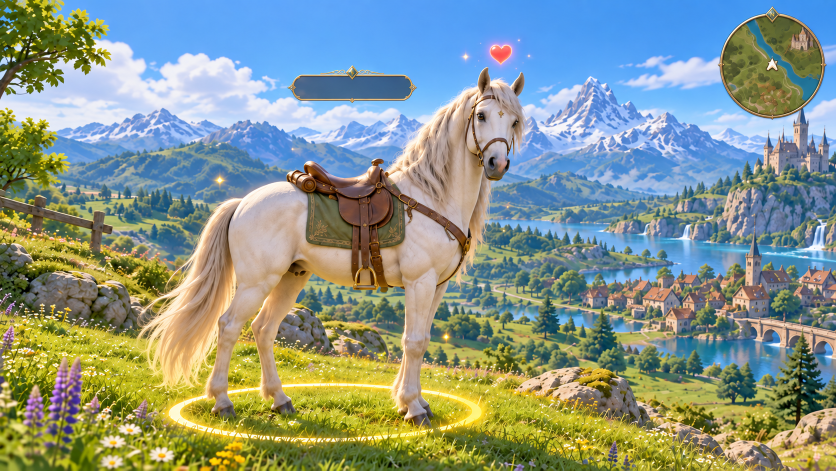
#> input picture 1장 수정본.png, 1672 x 941 px, found by its file name (shown at 1/2 size)
$ python -i make_teaser15.py   (imports and definitions only)
#> lines starting #> are read from the running program, lines starting #| are printed output that depends on the picture
# -*- coding: utf-8 -*-
"""말파이트 15초 티저 (모던 모션그래픽 버전) + BGM.
python make_teaser15.py
"""
import math, os, random, subprocess, wave
import numpy as np
from PIL import Image, ImageDraw, ImageEnhance, ImageFilter, ImageFont
import imageio_ffmpeg

ROOT = os.path.dirname(os.path.dirname(os.path.abspath(__file__)))
OUT = os.path.dirname(os.path.abspath(__file__))
W, H, FPS = 1920, 1080, 30
BPM = 120
BEAT = 60 / BPM
F_KB = r"C:\Windows\Fonts\malgunbd.ttf"
F_KL = r"C:\Windows\Fonts\malgunsl.ttf"
F_EN = r"C:\Windows\Fonts\bahnschrift.ttf"
AMBER = (255, 190, 90)
WHITE = (255, 255, 255)
BAR = 74  # 레터박스 높이
X0 = 150  # 텍스트 왼쪽 여백

SCENES = [
    dict(img="1장 수정본.png", no="01", kicker="MEET YOUR HORSE", title="승마 레이싱 & 육성 RPG",
         desc=["직접 키우고, 직접 달린다"], pan=(-1, 0)),
    dict(img="2장 수정본.png", no="02", kicker="RACING SYSTEM", title="레이싱 시스템",
         desc=["직접 키운 말로 경마 레이싱", "승마만의 독특한 레이싱 감각"], pan=(1, -0.3)),
    dict(img="3장.png", no="03", kicker="MULTIPLAYER RACE", title="멀티 레이싱",
         desc=["다인 실시간 대전", "몸싸움 등 멀티플레이 변수 창출"], pan=(-1, 0.2)),
]
INTRO, SCENE, OUTRO = 4 * BEAT, 6 * BEAT, 8 * BEAT  # 2s, 3s, 4s → 총 15s


# [6 lines left out: function timeline, not called in this run]


# ------------------------------------------------------------------ 타이포
_fc = {}


# [50 lines left out: functions font, tracked, paste, not called in this run]


def eo(x):  # ease out cubic
    x = min(1, max(0, x)); return 1 - (1 - x) ** 3


def eio(x):
    x = min(1, max(0, x)); return 3 * x * x - 2 * x * x * x


def eexpo(x):
    x = min(1, max(0, x)); return 1 if x == 1 else 1 - 2 ** (-10 * x)


# ------------------------------------------------------------------ 이미지
_big = {}


def graded(name):
    """색보정 + 2배 업스케일(Lanczos) + 샤픈 캐시"""
#> called with name = '../1장 수정본.png'
    if name not in _big:
        im = Image.open(os.path.join(ROOT, name)).convert("RGB")
#> im is the input picture: PIL image 1672x941 RGB; mean R, G, B 136.8, 150.5, 138.4
        im = ImageEnhance.Contrast(im).enhance(1.10)
        im = ImageEnhance.Color(im).enhance(0.92)
        arr = np.asarray(im).astype(np.float32)
        arr[..., 0] *= 1.03; arr[..., 2] *= 0.96  # 살짝 따뜻하게
#> after `arr[..., 2] *= 0.96`:
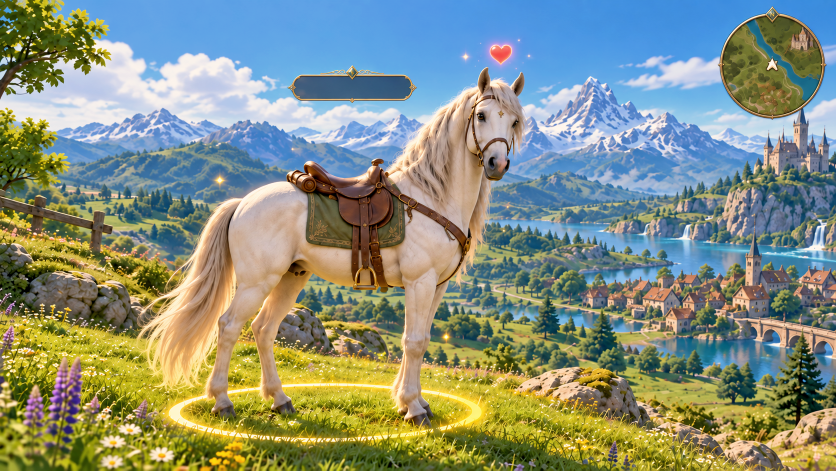
#> arr: shape (941, 1672, 3) float32 (shown at 1/2 size); mean R, G, B 139.6, 149.6, 131.5; drawn with min black and max white
        im = Image.fromarray(np.clip(arr, 0, 255).astype(np.uint8))
        im = im.resize((im.width * 2, im.height * 2), Image.LANCZOS).filter(ImageFilter.UnsharpMask(2.2, 70, 2))
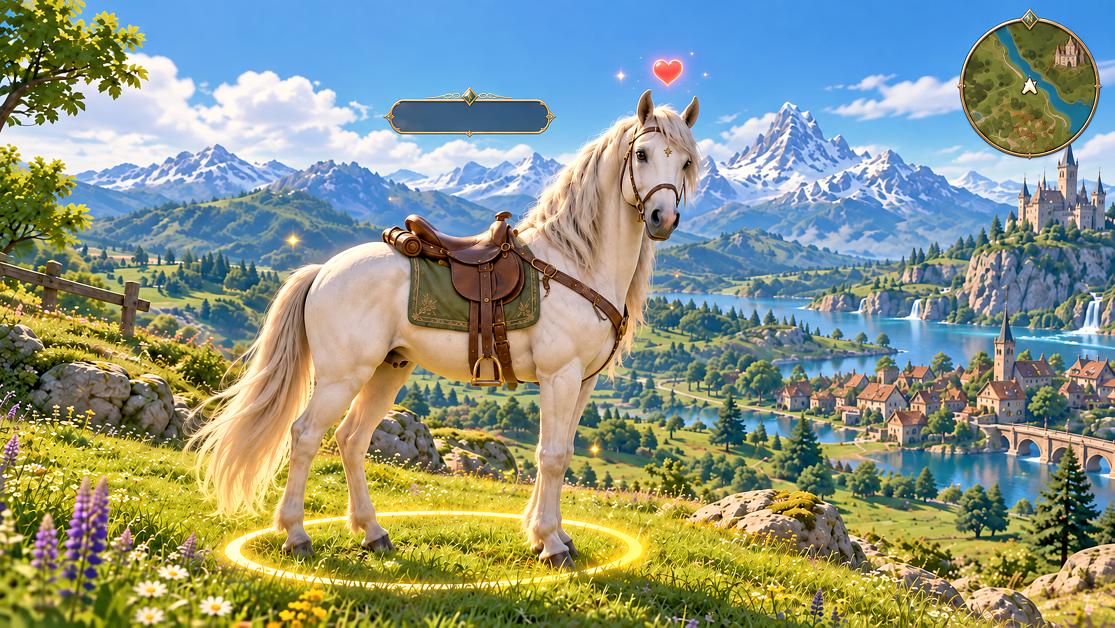
#> im: PIL image 3344x1882 RGB (shown at 1/3 size); mean R, G, B 138.7, 149.5, 131.2
        _big[name] = im
    return _big[name]


# [50 lines left out: functions camera, hblur, make_grad, make_grain, light_leak, not called in this run]


# ------------------------------------------------------------------ 렌더러
class R:
    # [155 lines left out: functions __init__, _chars, finish, intro, scene, outro, not called in this run]


# ------------------------------------------------------------------ 음악
SR = 44100
NOTE = {n: i for i, n in enumerate(["C", "C#", "D", "D#", "E", "F", "F#", "G", "G#", "A", "A#", "B"])}


def mn(s): return 12 * (int(s[-1]) + 1) + NOTE[s[:-1]]
def mf(m): return 440 * 2 ** ((m - 69) / 12)


def sos(kind, fc, order=2):
    from scipy.signal import butter
    return butter(order, fc, btype=kind, fs=SR, output="sos")


def filt(x, kind, fc, order=2):
    from scipy.signal import sosfilt
    return sosfilt(sos(kind, fc, order), x)


# [104 lines left out: functions env, saw, put, strings, choir, brass and 6 more, not called in this run]


CHORDS = [("D", 3), ("A#", 4), ("F", 4), ("C", 4)]  # (근음, 장/단 구분용 3=단3도)


def triad(root, third, octv):
    r = mn(root + str(octv)); return [r, r + third, r + 7]


MELODY = [[("A4", 1), ("D5", .5), ("E5", .5), ("F5", 2)],
          [("F5", 1), ("D5", 1), ("A#4", 2)],
          [("A4", 1), ("C5", 1), ("F5", 1), ("G5", 1)],
          [("A5", 2.5), ("G5", .5), ("E5", 1)]]


# [101 lines left out: functions make_music, main, not called in this run]


# [2 lines not run here, left out]

>>> result = graded('../1장 수정본.png')

$ run again, on 11장.png
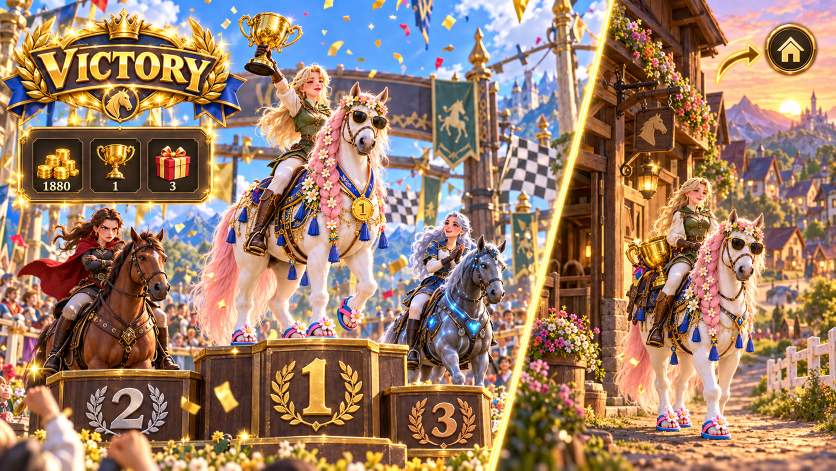
#> input picture 11장.png, 1672 x 941 px, found by its file name (shown at 1/2 size)
#> in graded, im is the input picture: PIL image 1672x941 RGB; mean R, G, B 157.6, 127.5, 106.1
#> in graded, `arr[..., 2] *= 0.96`:
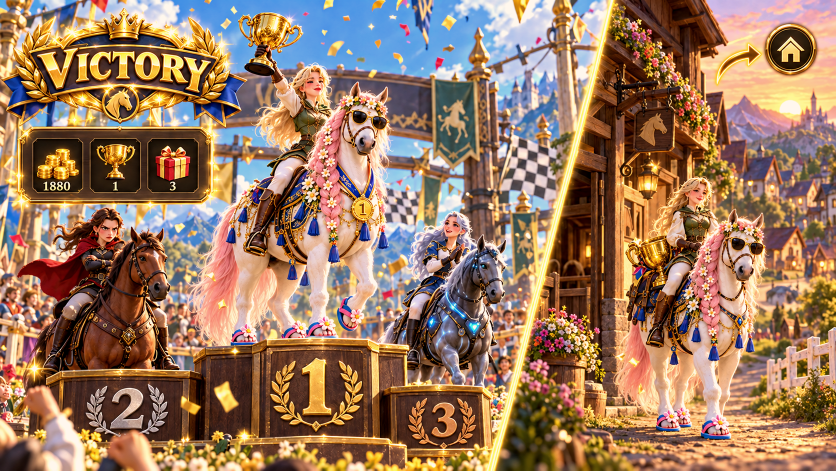
#> arr: shape (941, 1672, 3) float32 (shown at 1/2 size); mean R, G, B 160.1, 126.4, 100.7; drawn with min black and max white
#> in graded, `im = im.resize((im.width * 2, im.height * 2), Image.LANCZOS).filter(Im..`:
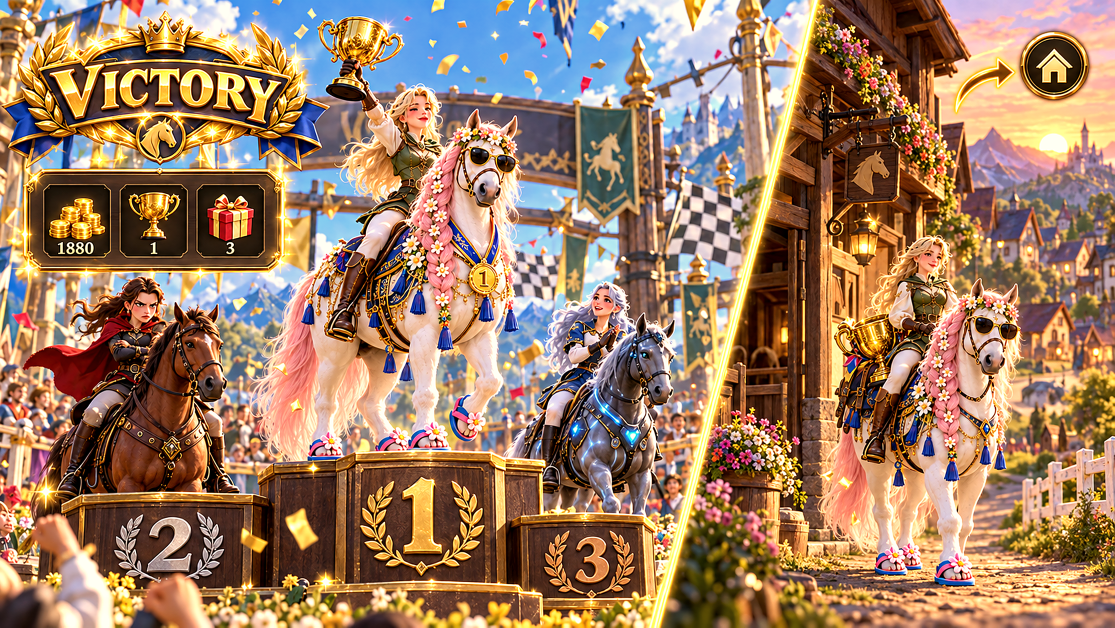
#> im: PIL image 3344x1882 RGB (shown at 1/3 size); mean R, G, B 158.4, 126.2, 100.6

$ run again, on 4장.png
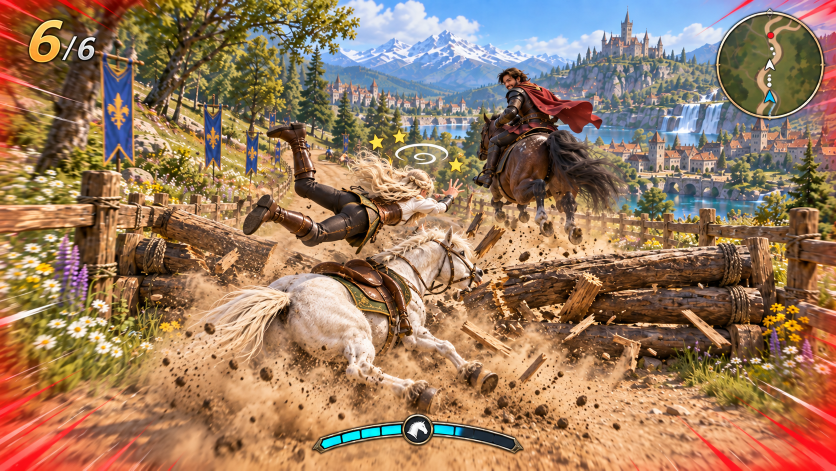
#> input picture 4장.png, 1672 x 941 px, found by its file name (shown at 1/2 size)
#> in graded, im is the input picture: PIL image 1672x941 RGB; mean R, G, B 154.2, 122.5, 95.7
#> in graded, `im = im.resize((im.width * 2, im.height * 2), Image.LANCZOS).filter(Im..`:
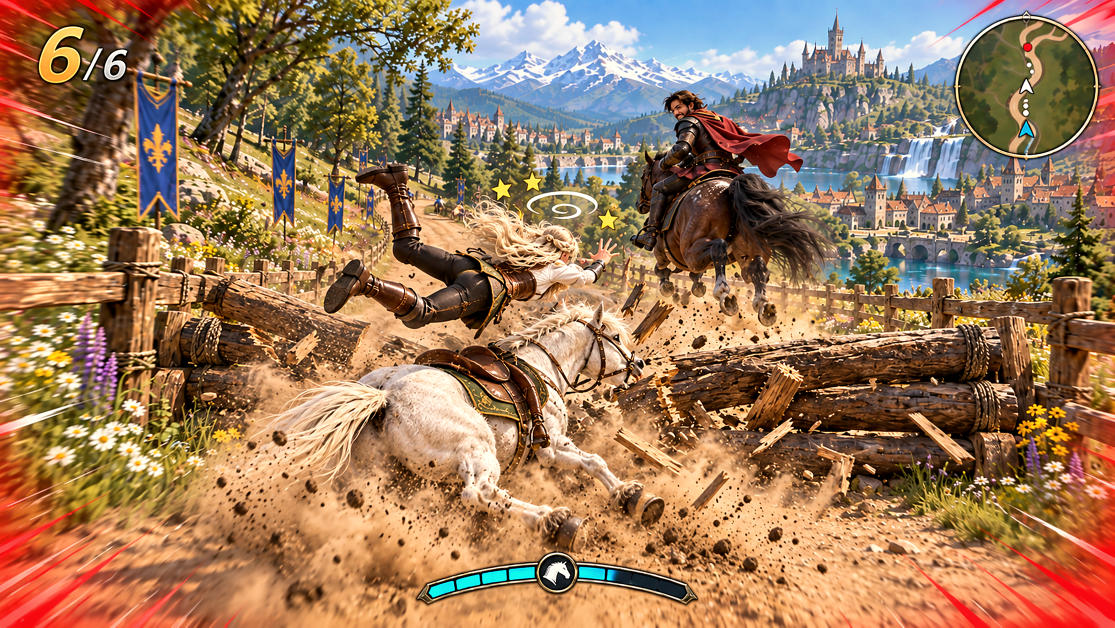
#> im: PIL image 3344x1882 RGB (shown at 1/3 size); mean R, G, B 156.5, 121.5, 90.4
